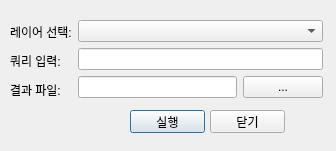
<?xml version="1.0" encoding="UTF-8"?>
<ui version="4.0">
 <class>ExportGeoqueryDialogBase</class>
 <widget class="QDialog" name="ExportGeoqueryDialogBase">
  <property name="geometry">
   <rect>
    <x>0</x>
    <y>0</y>
    <width>336</width>
    <height>151</height>
   </rect>
  </property>
  <property name="windowTitle">
   <string>Export Geoquery</string>
  </property>
  <widget class="QPushButton" name="pushButton_2">
   <property name="geometry">
    <rect>
     <x>130</x>
     <y>110</y>
     <width>75</width>
     <height>23</height>
    </rect>
   </property>
   <property name="text">
    <string>실행</string>
   </property>
  </widget>
  <widget class="QPushButton" name="pushButton_3">
   <property name="geometry">
    <rect>
     <x>210</x>
     <y>110</y>
     <width>75</width>
     <height>23</height>
    </rect>
   </property>
   <property name="text">
    <string>닫기</string>
   </property>
  </widget>
  <widget class="QWidget" name="">
   <property name="geometry">
    <rect>
     <x>10</x>
     <y>20</y>
     <width>313</width>
     <height>81</height>
    </rect>
   </property>
   <layout class="QHBoxLayout" name="horizontalLayout_2">
    <item>
     <layout class="QVBoxLayout" name="verticalLayout">
      <item>
       <widget class="QLabel" name="label">
        <property name="text">
         <string>레이어 선택:</string>
        </property>
       </widget>
      </item>
      <item>
       <widget class="QLabel" name="label_2">
        <property name="text">
         <string>쿼리 입력:</string>
        </property>
       </widget>
      </item>
      <item>
       <widget class="QLabel" name="label_3">
        <property name="text">
         <string>결과 파일: </string>
        </property>
       </widget>
      </item>
     </layout>
    </item>
    <item>
     <layout class="QVBoxLayout" name="verticalLayout_2">
      <item>
       <widget class="QComboBox" name="comboBox">
        <property name="minimumSize">
         <size>
          <width>143</width>
          <height>0</height>
         </size>
        </property>
       </widget>
      </item>
      <item>
       <widget class="QLineEdit" name="lineEdit"/>
      </item>
      <item>
       <layout class="QHBoxLayout" name="horizontalLayout">
        <item>
         <widget class="QLineEdit" name="lineEdit_2"/>
        </item>
        <item>
         <widget class="QPushButton" name="pushButton">
          <property name="text">
           <string>...</string>
          </property>
         </widget>
        </item>
       </layout>
      </item>
     </layout>
    </item>
   </layout>
  </widget>
 </widget>
 <resources/>
 <connections/>
</ui>
